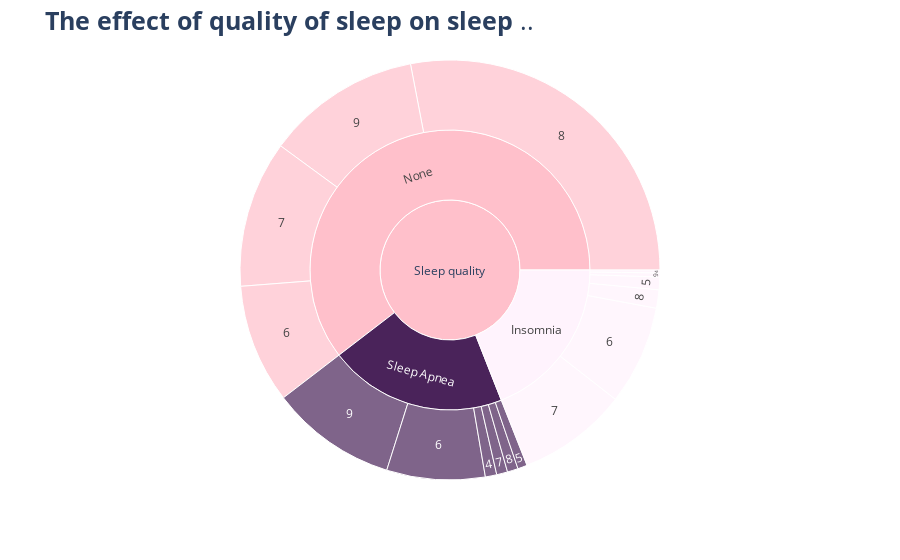

The code cell stored with this chart in its notebook:
### Code cell
fig=px.sunburst(sleep_data,path=[px.Constant('Sleep quality'),'Sleep Disorder','Quality of Sleep'],
               color='Sleep Disorder',values='Sleep Duration',
              color_discrete_sequence=['pink','#4A235A','#FFF3FD'],
              hover_data=['Gender'])

fig.update_layout(title='<b>The effect of quality of sleep on sleep </b>..',
                 title_font={'size':25})

fig.show()

### Figure 1 — Plotly figure (JSON) as saved in the notebook; plotly's stock layout.template omitted (floating-point values rounded to 4 significant figures)
{"data": [{"branchvalues": "total", "customdata": [["(?)", "None"], ["(?)", "Sleep Apnea"], ["(?)", "Sleep Apnea"], ["Male", "Insomnia"], ["(?)", "Sleep Apnea"], ["Female", "None"], ["Female", "Insomnia"], ["(?)", "Sleep Apnea"], ["(?)", "None"], ["(?)", "Insomnia"], ["(?)", "Sleep Apnea"], ["(?)", "Insomnia"], ["(?)", "Insomnia"], ["(?)", "Sleep Apnea"], ["(?)", "None"], ["(?)", "(?)"], ["(?)", "Insomnia"], ["(?)", "Sleep Apnea"], ["(?)", "Insomnia"], ["(?)", "None"]], "domain": {"x": [0, 1], "y": [0, 1]}, "hovertemplate": "labels=%{label}<br>Sleep Duration=%{value}<br>parent=%{parent}<br>id=%{id}<br>Gender=%{customdata[0]}<br>Sleep Disorder=%{customdata[1]}<extra></extra>", "ids": ["Sleep quality/None/6", "Sleep quality/Sleep Apnea/6", "Sleep quality/Sleep Apnea", "Sleep quality/Insomnia/4", "Sleep quality/Sleep Apnea/9", "Sleep quality/None/9", "Sleep quality/Insomnia/9", "Sleep quality/Sleep Apnea/8", "Sleep quality/None/8", "Sleep quality/Insomnia/8", "Sleep quality/Sleep Apnea/7", "Sleep quality/Insomnia/7", "Sleep quality/Insomnia/5", "Sleep quality/Sleep Apnea/4", "Sleep quality/None/7", "Sleep quality", "Sleep quality/Insomnia/6", "Sleep quality/Sleep Apnea/5", "Sleep quality/Insomnia", "Sleep quality/None"], "labels": ["6", "6", "Sleep Apnea", "4", "9", "9", "9", "8", "8", "8", "7", "7", "5", "4", "7", "Sleep quality", "6", "5", "Insomnia", "None"], "marker": {"colors": ["pink", "#4A235A", "#4A235A", "#FFF3FD", "#4A235A", "pink", "#FFF3FD", "#4A235A", "pink", "#FFF3FD", "#4A235A", "#FFF3FD", "#FFF3FD", "#4A235A", "pink", "pink", "#FFF3FD", "#4A235A", "#FFF3FD", "pink"]}, "name": "", "parents": ["Sleep quality/None", "Sleep quality/Sleep Apnea", "Sleep quality", "Sleep quality/Insomnia", "Sleep quality/Sleep Apnea", "Sleep quality/None", "Sleep quality/Insomnia", "Sleep quality/Sleep Apnea", "Sleep quality/None", "Sleep quality/Insomnia", "Sleep quality/Sleep Apnea", "Sleep quality/Insomnia", "Sleep quality/Insomnia", "Sleep quality/Sleep Apnea", "Sleep quality/None", "", "Sleep quality/Insomnia", "Sleep quality/Sleep Apnea", "Sleep quality", "Sleep quality"], "type": "sunburst", "values": [244.7, 201.9, 548.5, 5.9, 259.1, 317.9, 8.3, 22.1, 747.3, 37.6, 22.5, 225.7, 26, 23.4, 301.6, 2667.0, 203.9, 19.5, 507.4, 1612.0]}], "layout": {"legend": {"tracegroupgap": 0}, "margin": {"t": 60}, "sunburstcolorway": ["pink", "#4A235A", "#FFF3FD"], "title": {"font": {"size": 25}, "text": "<b>The effect of quality of sleep on sleep </b>.."}}}
